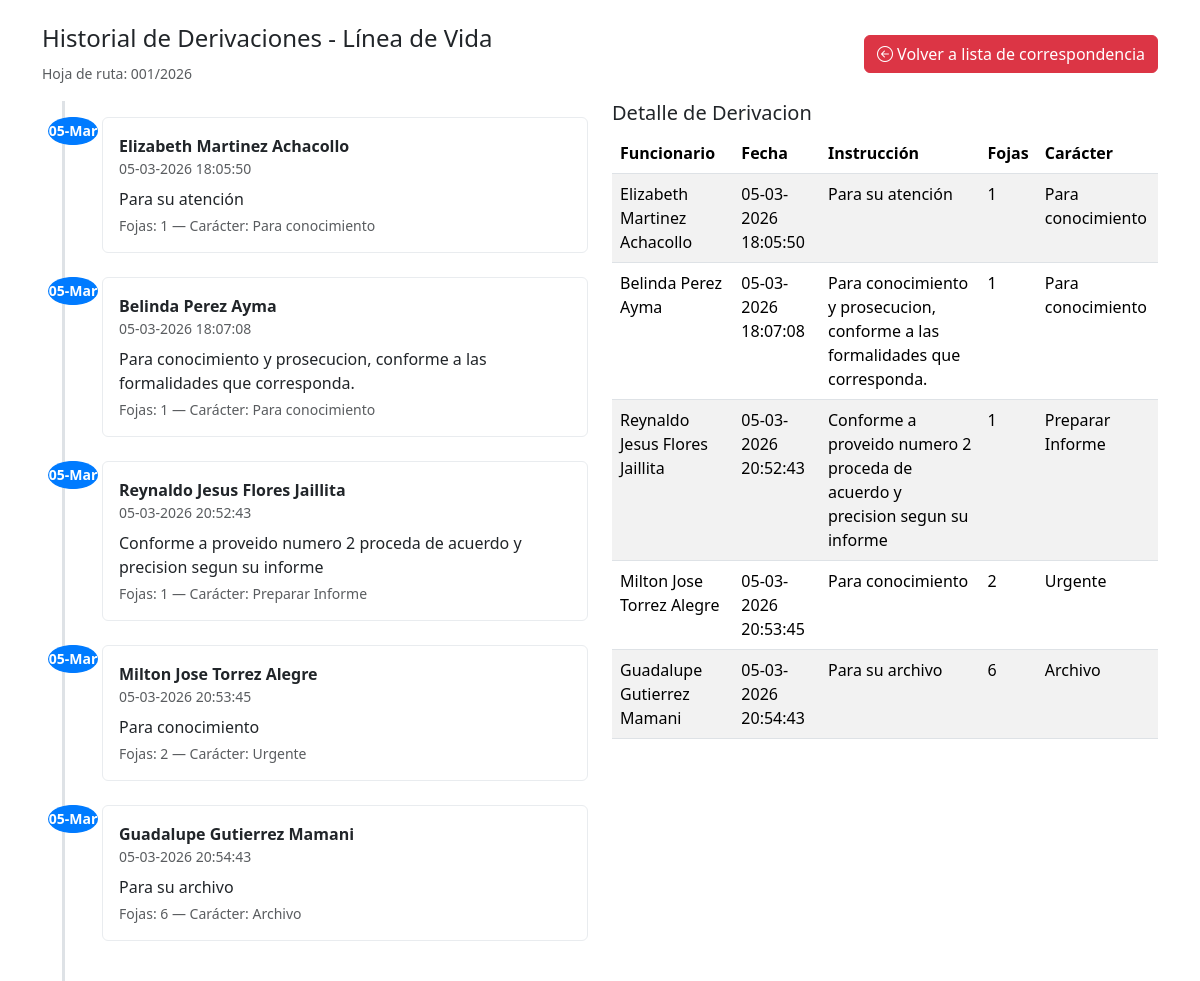
Screenshot of /derivacion/index.php?id=1 with the database file from the repository.
### tables this page shows
CREATE TABLE `correspondencia` (
  `id` int(11) NOT NULL,
  `hojaruta` varchar(255) NOT NULL,
  `remitente_id` int(11) DEFAULT NULL,
  `remitente_externo` varchar(255) DEFAULT NULL,
  `idfuncionario_enturno` int(11) DEFAULT NULL,
  `tipo_remitente` enum('interno','externo') NOT NULL DEFAULT 'externo',
  `remitente` varchar(255) NOT NULL,
  `referencia` text NOT NULL,
  `fojas` varchar(255) NOT NULL,
  `fecha` timestamp NOT NULL DEFAULT current_timestamp(),
  `foto` varchar(255) NOT NULL,
  `estado` varchar(255) NOT NULL,
  `actualizado_en` timestamp NULL DEFAULT NULL,
  `eliminado_en` timestamp NULL DEFAULT NULL
);

CREATE TABLE `derivacion` (
  `id` int(11) NOT NULL,
  `id_correspondencia` int(11) NOT NULL,
  `id_funcionario` int(11) NOT NULL,
  `fecha_derivacion` timestamp NOT NULL DEFAULT current_timestamp(),
  `instruccion_adicional` text DEFAULT NULL,
  `fojas` varchar(255) NOT NULL,
  `caracter` varchar(25) NOT NULL
);

CREATE TABLE `funcionario` (
  `id` int(11) NOT NULL,
  `ci` int(11) NOT NULL,
  `nombre` varchar(100) NOT NULL,
  `paterno` varchar(60) NOT NULL,
  `materno` varchar(60) NOT NULL,
  `usuario` varchar(50) NOT NULL,
  `password` varchar(255) NOT NULL,
  `contrasenia` varchar(255) NOT NULL,
  `rol` varchar(25) DEFAULT NULL,
  `id_puesto` int(11) NOT NULL,
  `estado` varchar(12) NOT NULL,
  `creado_en` timestamp NOT NULL DEFAULT current_timestamp(),
  `actualizado_en` timestamp NOT NULL DEFAULT current_timestamp(),
  `eliminado_en` timestamp NOT NULL DEFAULT current_timestamp()
);

### derivacion/index.php (the view, shortened to what this page needs)
<?php
require '../db.php';
$id = $_POST['id'] ?? $_GET['id'] ?? null;
$stmt = $pdo->prepare("SELECT id, hojaruta, remitente, referencia, fojas, fecha, estado FROM correspondencia WHERE id = :id");
$stmt->execute([':id' => $id]);
$cor = $stmt->fetch(PDO::FETCH_ASSOC);
$sql = "SELECT d.*, f.nombre, f.paterno, f.materno
        FROM derivacion d
        LEFT JOIN funcionario f ON f.id = d.id_funcionario
        WHERE d.id_correspondencia = :id
        ORDER BY d.fecha_derivacion ASC";
$stmt2 = $pdo->prepare($sql);
$stmt2->execute([':id' => $id]);
$derivaciones = $stmt2->fetchAll(PDO::FETCH_ASSOC);
?>
<!doctype html>
<html lang="es">
<head>
    <link href="https://cdn.jsdelivr.net/npm/bootstrap@5.3.2/dist/css/bootstrap.min.css" rel="stylesheet">
    <link rel="stylesheet" href="https://cdn.jsdelivr.net/npm/bootstrap-icons@1.10.5/font/bootstrap-icons.css">
</head>
<body>
<div class="container mt-4">
    <div class="d-flex justify-content-between align-items-center mb-3">
        <div>
            <h4>Historial de Derivaciones - Línea de Vida</h4>
            <small class="text-muted">Hoja de ruta: <?php echo htmlspecialchars($cor['hojaruta']); ?></small>
        </div>
        <div>
            <a href="../correspondencia/index.php" class="btn btn-danger">
                <i class="bi bi-arrow-left-circle"></i> Volver a lista de correspondencia
            </a>
        </div>
    </div>
    <div class="row">
        <div class="col-lg-6">
            <div class="timeline">
                <?php if (empty($derivaciones)): ?>
                    <div class="alert alert-info">No hay derivaciones registradas para esta correspondencia.</div>
                <?php else: ?>
                    <?php foreach ($derivaciones as $d): ?>
                        <div class="timeline-item">
                            <div class="time-marker">
                                <div class="circle"><?php echo date('d-M', strtotime($d['fecha_derivacion'])); ?></div>
                            </div>
                            <div class="card p-2">
                                <div class="card-body p-2">
                                    <strong><?php echo htmlspecialchars(trim(($d['nombre'] ?? '') . ' ' . ($d['paterno'] ?? '') . ' ' . ($d['materno'] ?? ''))); ?></strong>
                                    <div class="text-muted small"><?php echo date('d-m-Y H:i:s', strtotime($d['fecha_derivacion'])); ?></div>
                                    <p class="mb-0 mt-2"><?php echo nl2br(htmlspecialchars($d['instruccion_adicional'] ?? '')); ?></p>
                                    <div class="small text-muted mt-1">Fojas: <?php echo htmlspecialchars($d['fojas']); ?> — Carácter: <?php echo htmlspecialchars($d['caracter']); ?></div>
                                </div>
                            </div>
                        </div>
                    <?php endforeach; ?>
                <?php endif; ?>
            </div>
        </div>
        <div class="col-lg-6">
            <h5>Detalle de Derivacion</h5>
            <table class="table table-striped">
                <thead>
                <tr>
                    <th>Funcionario</th>
                    <th>Fecha</th>
                    <th>Instrucción</th>
                    <th>Fojas</th>
                    <th>Carácter</th>
                </tr>
                </thead>
                <tbody>
                <?php if (!empty($derivaciones)): ?>
                    <?php foreach ($derivaciones as $d): ?>
                        <tr>
                            <td><?php echo htmlspecialchars(trim(($d['nombre'] ?? '') . ' ' . ($d['paterno'] ?? '') . ' ' . ($d['materno'] ?? ''))); ?></td>
                            <td><?php echo date('d-m-Y H:i:s', strtotime($d['fecha_derivacion'])); ?></td>
                            <td><?php echo nl2br(htmlspecialchars($d['instruccion_adicional'] ?? '')); ?></td>
                            <td><?php echo htmlspecialchars($d['fojas']); ?></td>
                            <td><?php echo htmlspecialchars($d['caracter']); ?></td>
                        </tr>
                    <?php endforeach; ?>
                <?php else: ?>
                    <tr><td colspan="5">Sin registros</td></tr>
                <?php endif; ?>
                </tbody>
            </table>
        </div>
    </div>
</div>
</body>
</html>

### derivacion/index.php (style rules this page uses)
.timeline { position: relative; padding: 1rem 0; }
.timeline::before { content: ''; position: absolute; left: 20px; top: 0; bottom: 0; width: 3px; background: #dee2e6; }
.timeline-item { position: relative; margin-left: 60px; margin-bottom: 1.5rem; }
.timeline-item .time-marker { position: absolute; left: -43px; width: 28px; height: 28px; border-radius: 50%; background: #0d6efd; color: #fff; display: flex; align-items: center; justify-content: center; font-size: 14px; }
.timeline-item .card { box-shadow: none; border: 1px solid #e9ecef; }
.time-marker { display: flex; flex-direction: column; align-items: center; gap: 4px; }
.circle { width: 50px; height: 60px; border-radius: 50%; background-color: #007bff; color: #fff; display: flex; align-items: center; justify-content: center; font-weight: bold; }

### rows the page displays
correspondencia: hojaruta "001/2026"
derivacion: fecha_derivacion "05-Mar", id_funcionario.materno "Elizabeth Martinez Achacollo", fecha_derivacion "05-03-2026 18:05:50", instruccion_adicional "Para su atención", fojas "1", caracter "Para conocimiento"
derivacion: fecha_derivacion "05-Mar", id_funcionario.materno "Belinda Perez Ayma", fecha_derivacion "05-03-2026 18:07:08", instruccion_adicional "Para conocimiento y prosecucion, conforme a las formalidades que corresponda.", fojas "1", caracter "Para conocimiento"
derivacion: fecha_derivacion "05-Mar", id_funcionario.materno "Reynaldo Jesus Flores Jaillita", fecha_derivacion "05-03-2026 20:52:43", instruccion_adicional "Conforme a proveido numero 2 proceda de acuerdo y precision segun su informe", fojas "1", caracter "Preparar Informe"
derivacion: fecha_derivacion "05-Mar", id_funcionario.materno "Milton Jose Torrez Alegre", fecha_derivacion "05-03-2026 20:53:45", instruccion_adicional "Para conocimiento", fojas "2", caracter "Urgente"
derivacion: fecha_derivacion "05-Mar", id_funcionario.materno "Guadalupe Gutierrez Mamani", fecha_derivacion "05-03-2026 20:54:43", instruccion_adicional "Para su archivo", fojas "6", caracter "Archivo"
